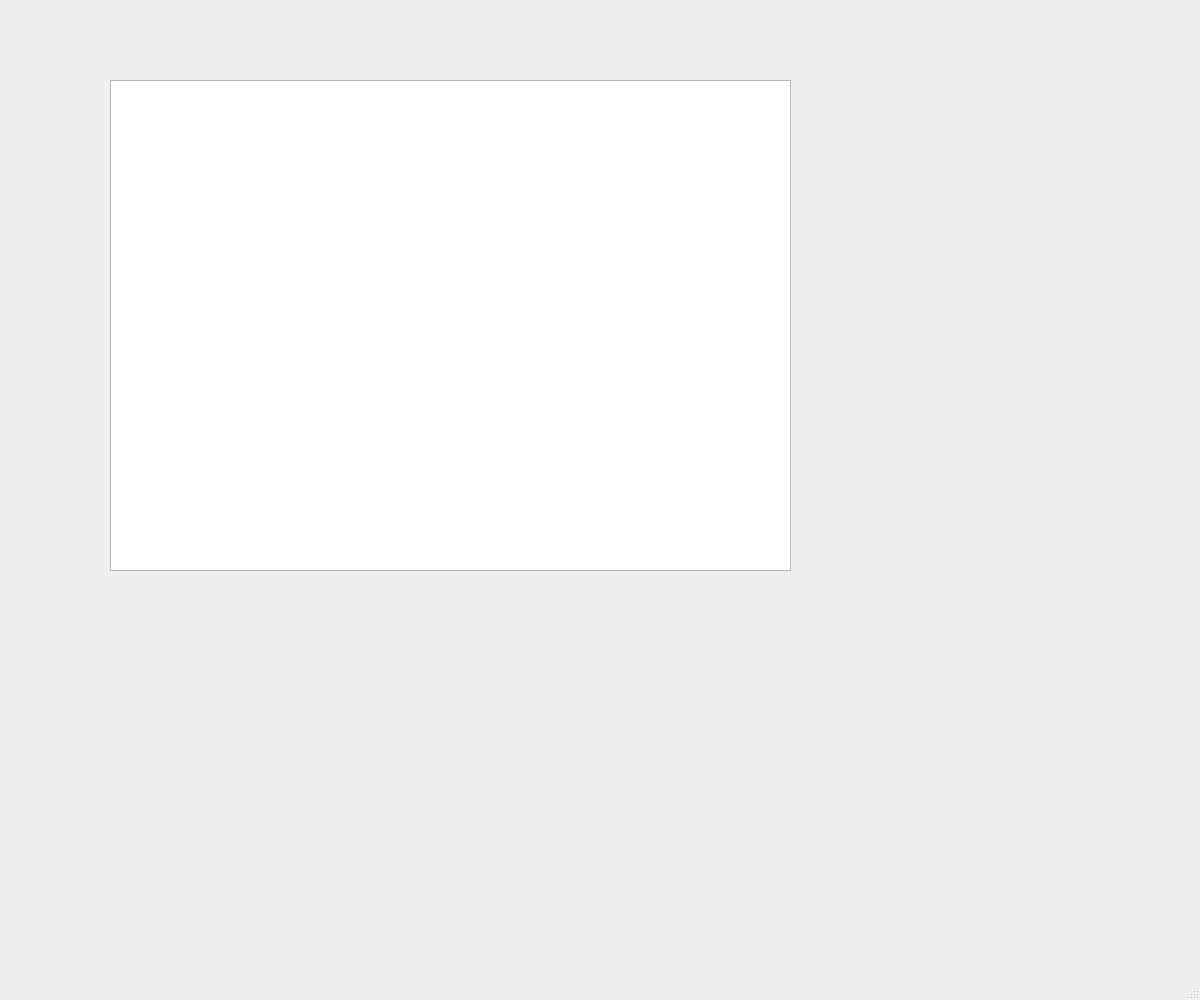
<?xml version="1.0" encoding="UTF-8"?>
<ui version="4.0">
 <class>MainWindow</class>
 <widget class="QMainWindow" name="MainWindow">
  <property name="geometry">
   <rect>
    <x>0</x>
    <y>0</y>
    <width>1200</width>
    <height>1000</height>
   </rect>
  </property>
  <property name="windowTitle">
   <string>MainWindow</string>
  </property>
  <widget class="QWidget" name="centralwidget">
   <widget class="QTextEdit" name="textEdit">
    <property name="geometry">
     <rect>
      <x>110</x>
      <y>80</y>
      <width>681</width>
      <height>491</height>
     </rect>
    </property>
   </widget>
  </widget>
  <widget class="QMenuBar" name="menubar">
   <property name="geometry">
    <rect>
     <x>0</x>
     <y>0</y>
     <width>1200</width>
     <height>21</height>
    </rect>
   </property>
  </widget>
  <widget class="QStatusBar" name="statusbar"/>
 </widget>
 <resources/>
 <connections/>
</ui>
